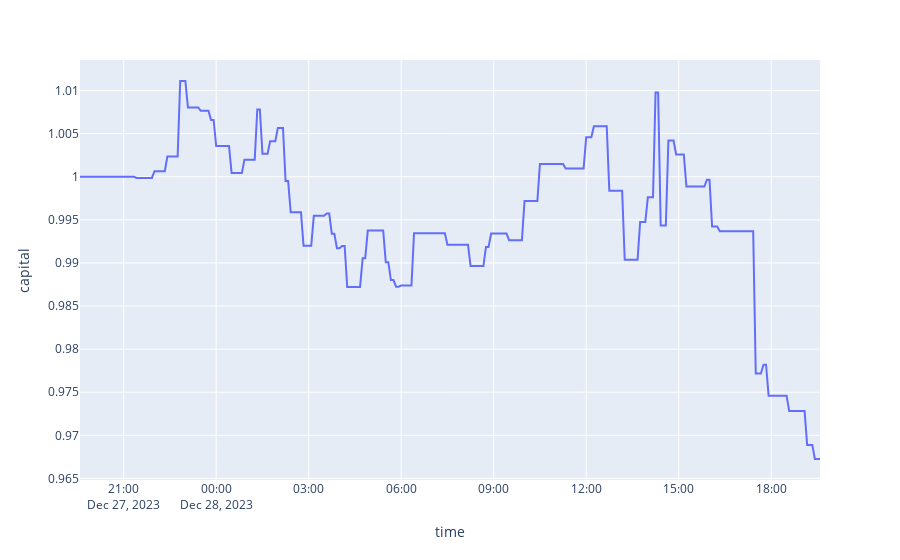

The notebook cell this image was saved under:
### Code cell
capital = 1
df['capital'] = 0
df_len = df.shape[0]
capital_ls = []
price_in = None

for ix in range(0, df_len):
    if ix < df_len - 1:
        row = df.iloc[ix]
        next_row = df.iloc[ix + 1]
        best_ask = row['best_ask']
        
        if row['prediction'] == 1:
            if price_in == None:
                price_in = row['best_bid']
        else:
            if price_in:
                pnl = (price_in - best_ask) / price_in
                # alog.info((pnl, price_in, best_ask))
                capital = capital + (capital * pnl * (1 - 0.005))
                
            price_in = None
            
    #alog.info(capital)
    capital_ls.append(capital)

df['capital'] = np.asarray(capital_ls)
print(df)
px.line(df, y='capital', height=700)

### Figure 1 — Plotly figure (JSON) as saved in the notebook; plotly's stock layout.template omitted (floating-point values rounded to 4 significant figures; data arrays with more than 128 entries replaced by an {"elided": "..."} marker saying what was removed)
{"data": [{"hovertemplate": "time=%{x}<br>capital=%{y}<extra></extra>", "legendgroup": "", "line": {"color": "#636efa", "dash": "solid"}, "marker": {"symbol": "circle"}, "mode": "lines", "name": "", "orientation": "v", "showlegend": false, "type": "scatter", "x": {"elided": "289 str values"}, "xaxis": "x", "y": {"elided": "289 float values"}, "yaxis": "y"}], "layout": {"autosize": true, "legend": {"tracegroupgap": 0}, "margin": {"t": 60}, "xaxis": {"anchor": "y", "autorange": true, "domain": [0, 1], "range": ["2023-12-27 19:35", "2023-12-28 19:35"], "title": {"text": "time"}, "type": "date"}, "yaxis": {"anchor": "x", "autorange": true, "domain": [0, 1], "range": [0.9648, 1.014], "title": {"text": "capital"}, "type": "linear"}}}
